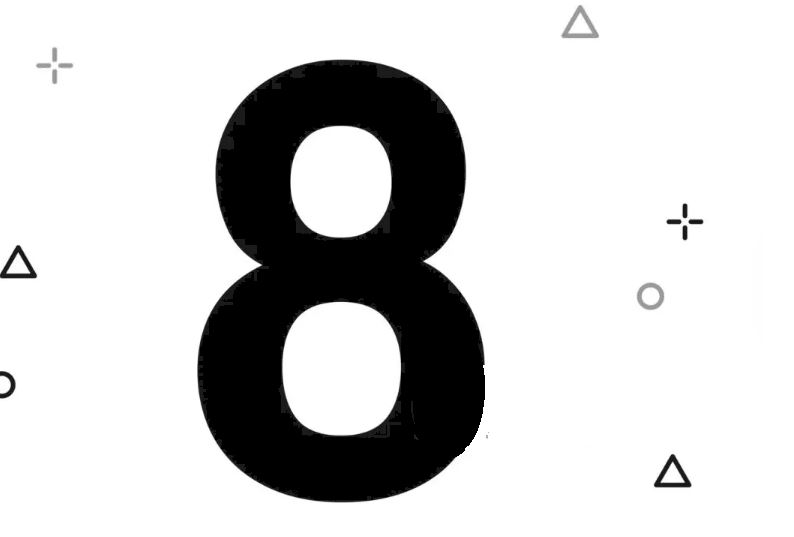
#> input picture Practical-3/Capture-pic.png, 794 x 537 px, found by its file name
$ jupyter execute Perform_convolution_and_correlation_in_the_context_of_image_processing_.ipynb
#> lines starting #> are read from the running program, lines starting #| are printed output that depends on the picture
[cell 1]
import numpy as np
import matplotlib.pyplot as plt
import cv2  # OpenCV for image loading and processing

# Load the image (grayscale)
img = cv2.imread('/content/Capture-pic.png', cv2.IMREAD_GRAYSCALE)  # replace 'image.jpg' with your image file path
#> img is the input picture: shape (537, 794); min 0, max 255, mean 207.2

# Sobel Kernels for edge detection
Kx = np.array([
    [1, 0, -1],
    [2, 0, -2],
    [1, 0, -1]
])

Ky = np.array([
    [1, 2, 1],
    [0, 0, 0],
    [-1, -2, -1]
])

def convolution_2d(input_matrix, kernel):
    kernel_flipped = np.flip(np.flip(kernel, axis=0), axis=1)
    input_rows, input_cols = input_matrix.shape
    kernel_rows, kernel_cols = kernel.shape
    output_rows = input_rows - kernel_rows + 1
    output_cols = input_cols - kernel_cols + 1
    output = np.zeros((output_rows, output_cols))

    for i in range(output_rows):
        for j in range(output_cols):
            region = input_matrix[i:i + kernel_rows, j:j + kernel_cols]
            output[i, j] = np.sum(region * kernel_flipped)

    return output

def correlation_2d(input_matrix, kernel):
    input_rows, input_cols = input_matrix.shape
    kernel_rows, kernel_cols = kernel.shape
    output_rows = input_rows - kernel_rows + 1
    output_cols = input_cols - kernel_cols + 1
    output = np.zeros((output_rows, output_cols))

    for i in range(output_rows):
        for j in range(output_cols):
            region = input_matrix[i:i + kernel_rows, j:j + kernel_cols]
            output[i, j] = np.sum(region * kernel)

    return output

# Apply convolution and correlation to detect edges
convolution_result_x = convolution_2d(img, Kx)  # Vertical edges using convolution
#> after the loop in convolution_2d, `for i in range(output_rows):`:
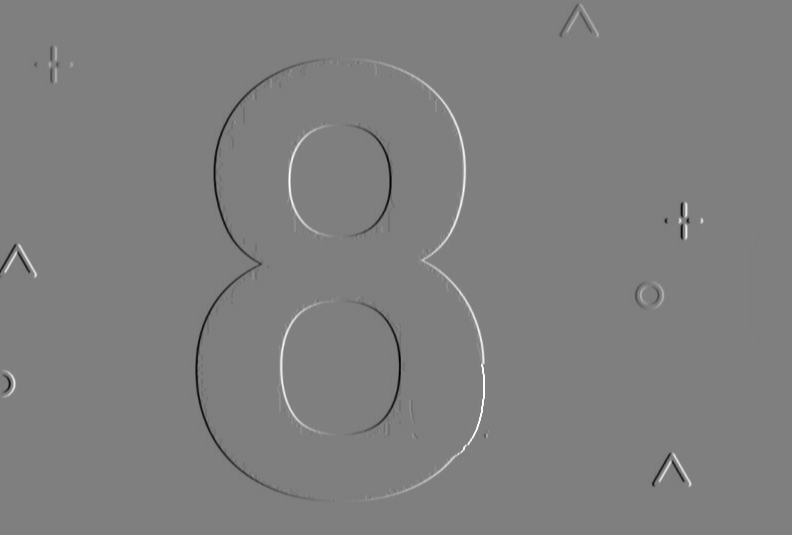
#> output: shape (535, 792) float64; min -1014, max 1020, mean 0.1; drawn with min black and max white
convolution_result_y = convolution_2d(img, Ky)  # Horizontal edges using convolution
#> after the loop in convolution_2d (call 2), `for i in range(output_rows):`:
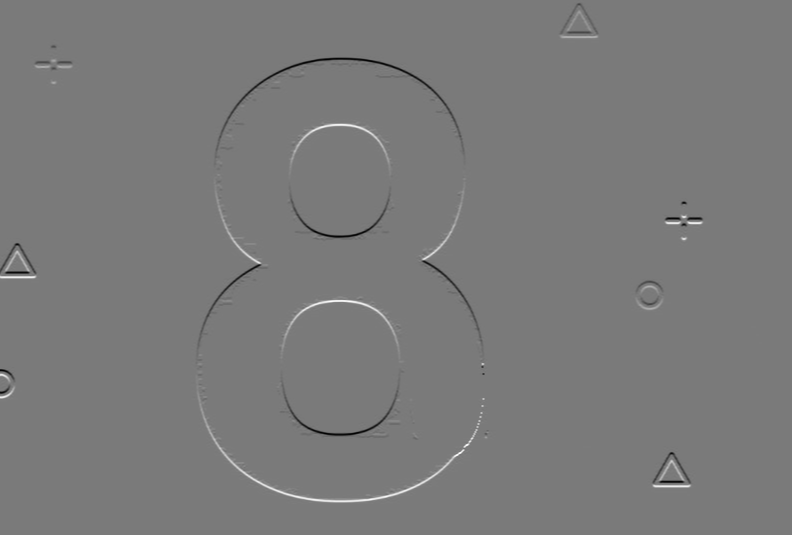
#> output: shape (535, 792) float64; min -927, max 1001, mean 0; drawn with min black and max white

correlation_result_x = correlation_2d(img, Kx)  # Vertical edges using correlation
#> after the loop in correlation_2d, `for i in range(output_rows):`:
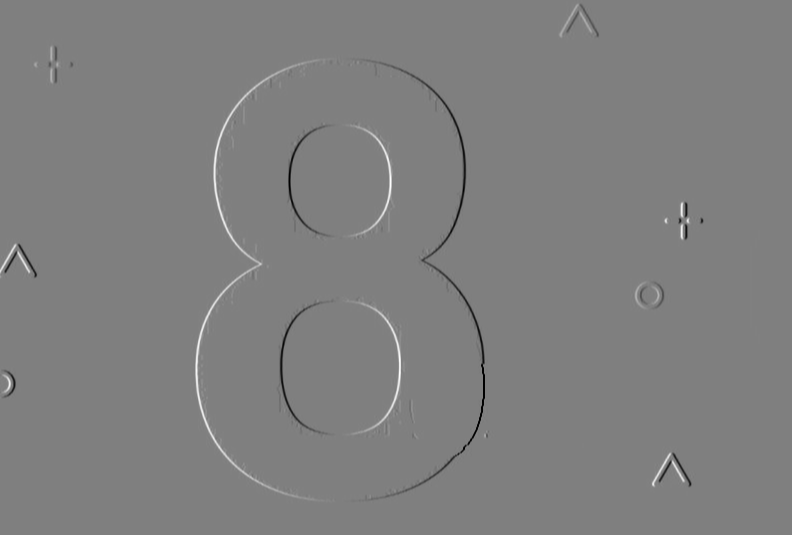
#> output: shape (535, 792) float64; min -1020, max 1014, mean -0.1; drawn with min black and max white
correlation_result_y = correlation_2d(img, Ky)  # Horizontal edges using correlation
#> after the loop in correlation_2d (call 2), `for i in range(output_rows):`:
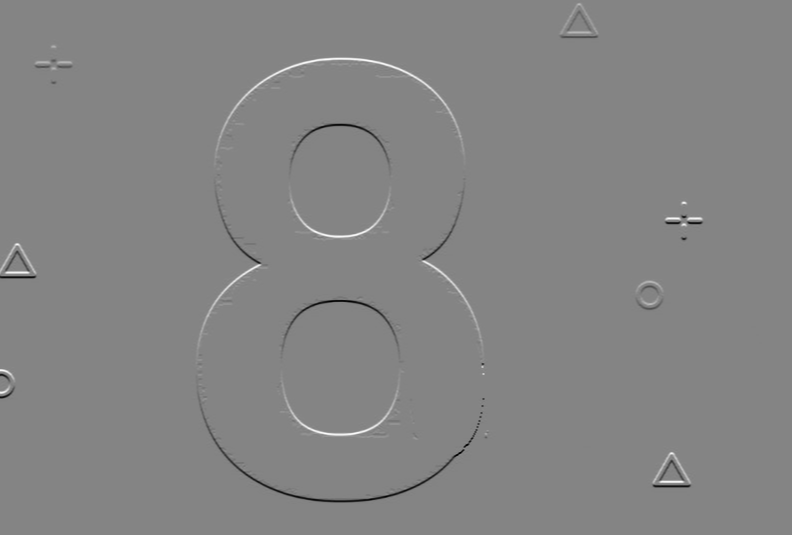
#> output: shape (535, 792) float64; min -1001, max 927, mean 0; drawn with min black and max white

# Combine the results to get the magnitude of the edges
edge_magnitude_convolution = np.sqrt(convolution_result_x**2 + convolution_result_y**2)
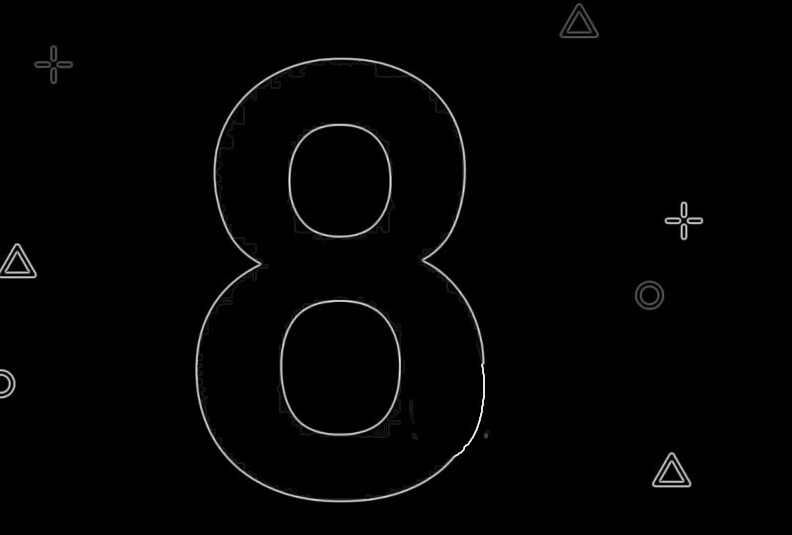
#> edge_magnitude_convolution: shape (535, 792) float64; min 0, max 1140.4, mean 14; drawn with min black and max white
edge_magnitude_correlation = np.sqrt(correlation_result_x**2 + correlation_result_y**2)

# Displaying the results
fig, axes = plt.subplots(2, 3, figsize=(15, 10))

axes[0, 0].imshow(img, cmap='gray')
axes[0, 0].set_title("Original Image")
axes[0, 0].axis('off')

axes[0, 1].imshow(convolution_result_x, cmap='gray')
axes[0, 1].set_title("Vertical Edges (Convolution)")
axes[0, 1].axis('off')

axes[0, 2].imshow(convolution_result_y, cmap='gray')
axes[0, 2].set_title("Horizontal Edges (Convolution)")
axes[0, 2].axis('off')

axes[1, 0].imshow(correlation_result_x, cmap='gray')
axes[1, 0].set_title("Vertical Edges (Correlation)")
axes[1, 0].axis('off')

axes[1, 1].imshow(correlation_result_y, cmap='gray')
axes[1, 1].set_title("Horizontal Edges (Correlation)")
axes[1, 1].axis('off')

axes[1, 2].imshow(edge_magnitude_convolution, cmap='gray')
axes[1, 2].set_title("Edge Magnitude (Convolution)")
axes[1, 2].axis('off')

plt.tight_layout()
plt.show()
